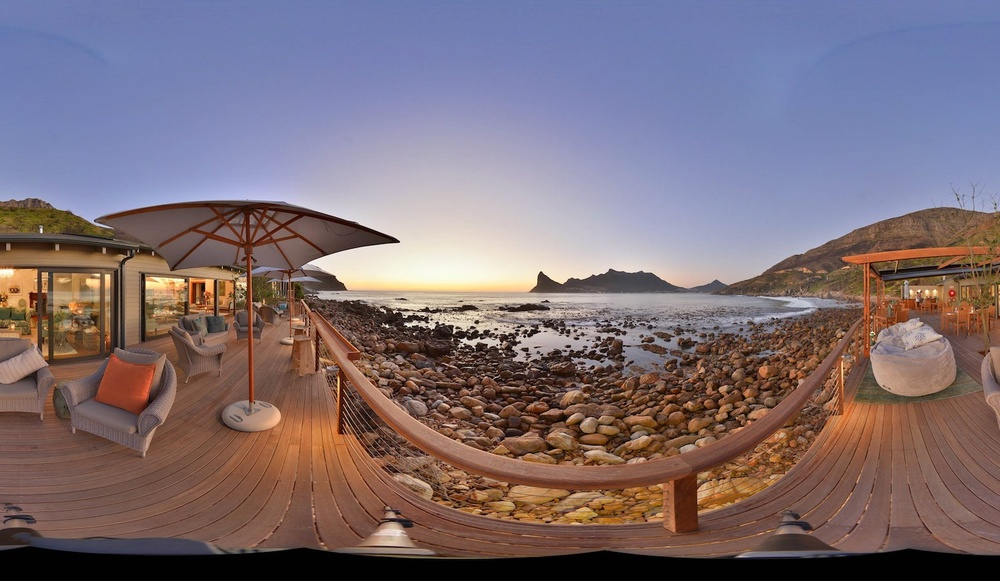
#> input picture lab10/Assets/Pictures/1.jpg, 1000 x 581 px, shrunk from 1548 x 900 before the run, given in place of the camera
$ python index.py   (older library calls are emulated)
#> lines starting #> are read from the running program, lines starting #| are printed output that depends on the picture; after the words box and inside, x2 and y2 are one past the last pixel; in counts of white or black regions, pixels touching at a corner belong together
import numpy as np
import cv2

# !!!! Enter key "q" to close any window

#Task (1)
cap = cv2.VideoCapture(0)
while(True):
    # Capture frame-by-frame
    ret, frame = cap.read()
#> frame is the input picture: shape (581, 1000, 3); mean B, G, R 117.6, 110.1, 124.9
    # Our operations on the frame come here
    gray = cv2.cvtColor(frame, cv2.COLOR_BGR2GRAY)
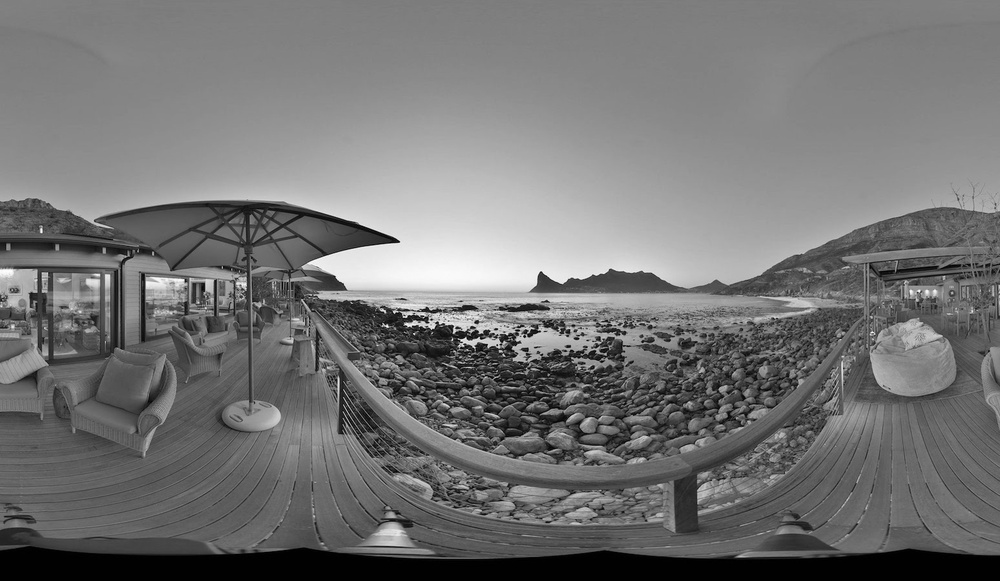
#> gray: shape (581, 1000); min 0, max 253, mean 115.4
    # Display the resulting frame
    cv2.imshow('Original',gray)
    if cv2.waitKey(1) & 0xFF == ord('q'):
#> (key q is pressed here)
        break

#Task (2.1)
while(True):
    # Capture frame-by-frame
    ret, frame = cap.read()
    # Our operations on the frame come here
    gray = cv2.cvtColor(frame, cv2.COLOR_BGR2GRAY)
    sobel_horizontal = cv2.Sobel(gray, cv2.CV_16S, 1, 0)
    sobel_vertical = cv2.Sobel(gray, cv2.CV_16S, 0, 1)
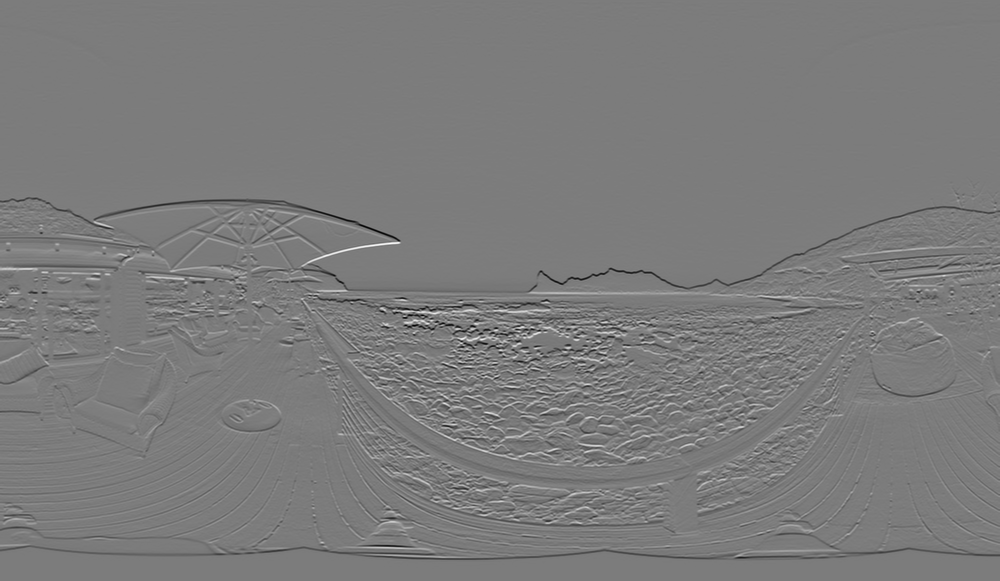
#> sobel_vertical: shape (581, 1000) int16; min -891, max 939, mean -1.7; drawn with min black and max white
    mat_hor = cv2.convertScaleAbs(sobel_horizontal)
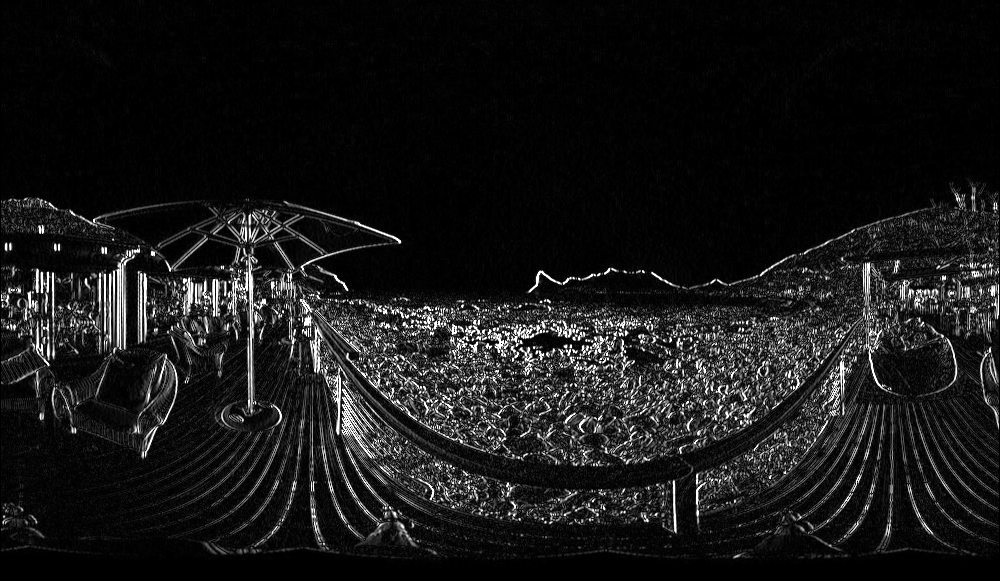
#> mat_hor: shape (581, 1000); min 0, max 255, mean 23.9
    mat_vert = cv2.convertScaleAbs(sobel_vertical)
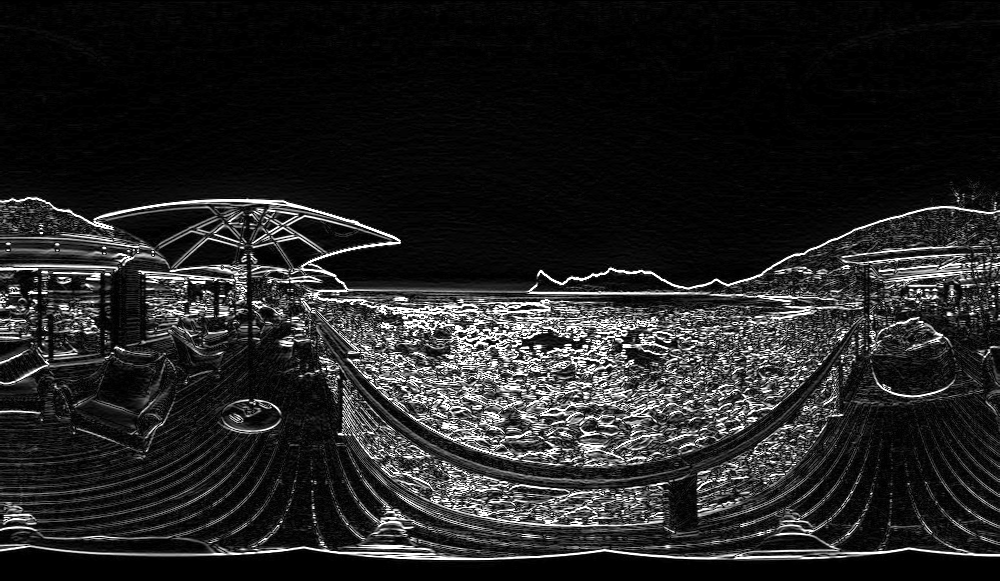
#> mat_vert: shape (581, 1000); min 0, max 255, mean 35.4
    sobel = cv2.addWeighted(mat_hor,0.5,mat_vert,0.5,0)
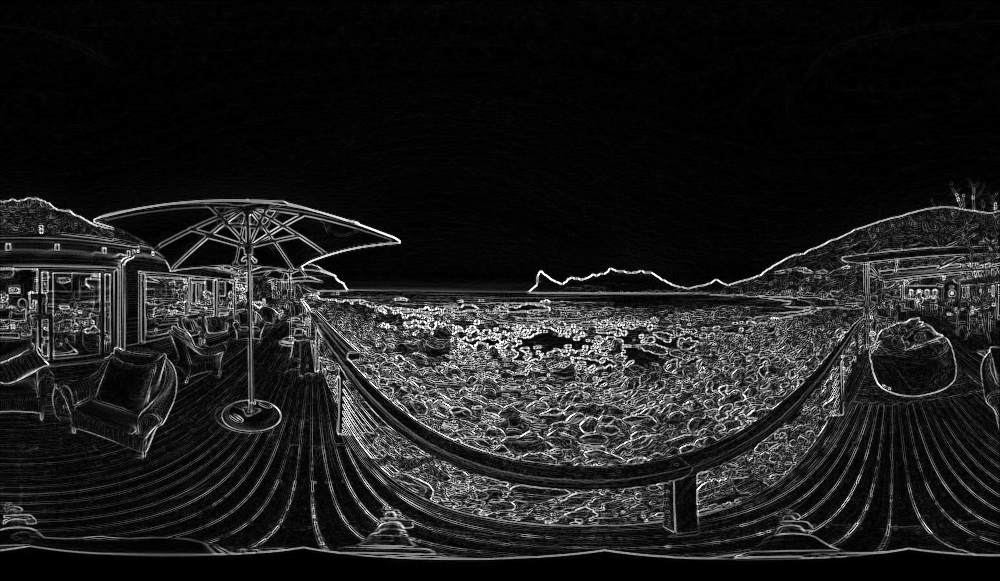
#> sobel: shape (581, 1000); min 0, max 255, mean 29.6
    cv2.imshow('Sobel_X',mat_hor)
    cv2.imshow('Sobel_Y',mat_vert)
    cv2.imshow('Sobel Result', sobel)
    if cv2.waitKey(1) & 0xFF == ord('q'):
#> (key q is pressed here)
        break

#Task (2.2)
while(True):
    # Capture frame-by-frame
    ret, frame = cap.read()
    # Our operations on the frame come here
    gray = cv2.cvtColor(frame, cv2.COLOR_BGR2GRAY)
    laplacian = cv2.Laplacian(gray, cv2.CV_64F)
    mat = cv2.convertScaleAbs(laplacian)
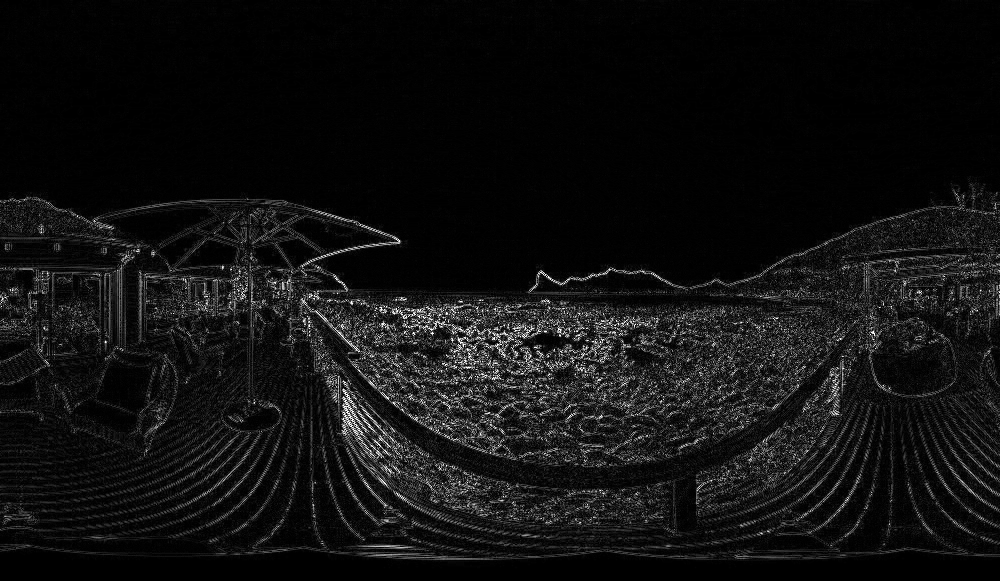
#> mat: shape (581, 1000); min 0, max 255, mean 17
    cv2.imshow('Laplacian', mat)
    if cv2.waitKey(1) & 0xFF == ord('q'):
#> (key q is pressed here)
        break

#Task (2.3)
while(True):
    # Capture frame-by-frame
    ret, frame = cap.read()
    # Our operations on the frame come here
    gray = cv2.cvtColor(frame, cv2.COLOR_BGR2GRAY)
    canny = cv2.Canny(gray, 100,200)
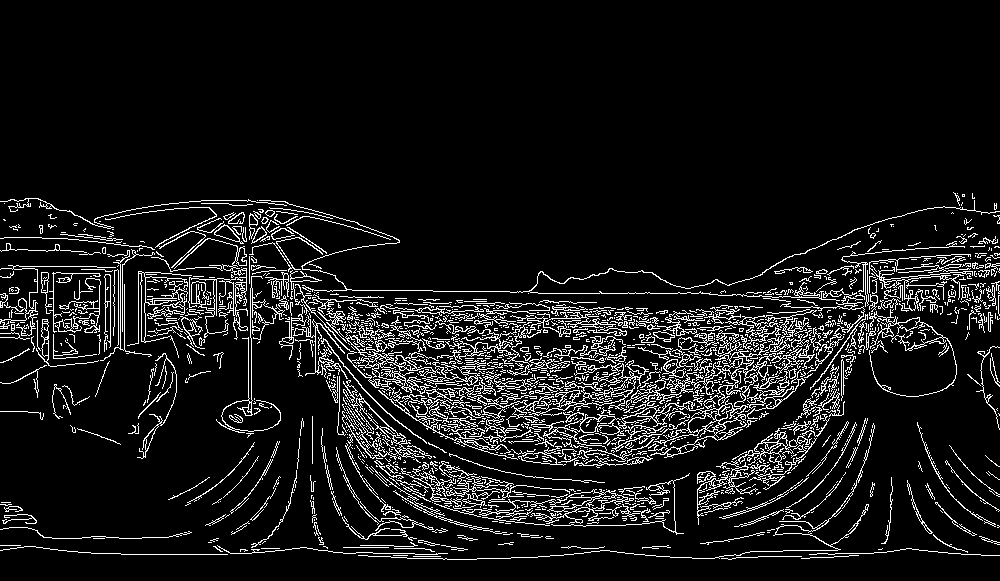
#> canny: shape (581, 1000); 9% white in thin lines or dots, all inside (x1, y1, x2, y2) = (0, 192, 1000, 560)
    cv2.imshow('Canny', canny)
    if cv2.waitKey(1) & 0xFF == ord('q'):
#> (key q is pressed here)
        break

#Task (3)
#Telling about results.

cap.release()
cv2.destroyAllWindows()

$ run again, on lab10/Assets/Pictures/314216_7.jpg
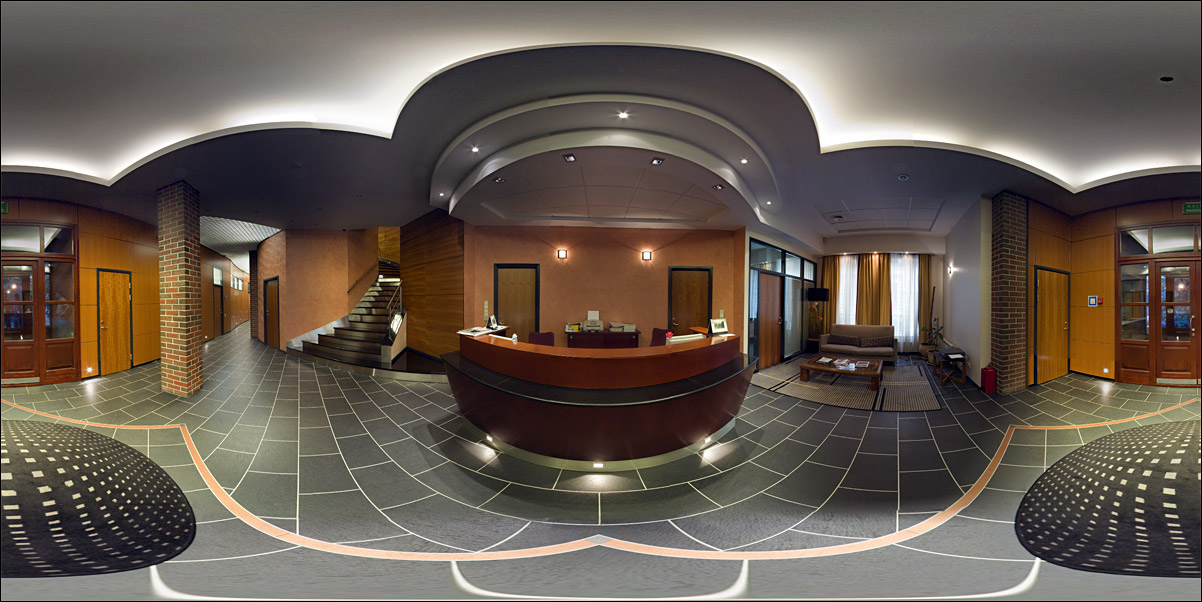
#> input picture lab10/Assets/Pictures/314216_7.jpg, 1202 x 602 px, given in place of the camera
#> frame is the input picture: shape (602, 1202, 3); mean B, G, R 81.4, 91, 102.2
#> `sobel_vertical = cv2.Sobel(gray, cv2.CV_16S, 0, 1)`:
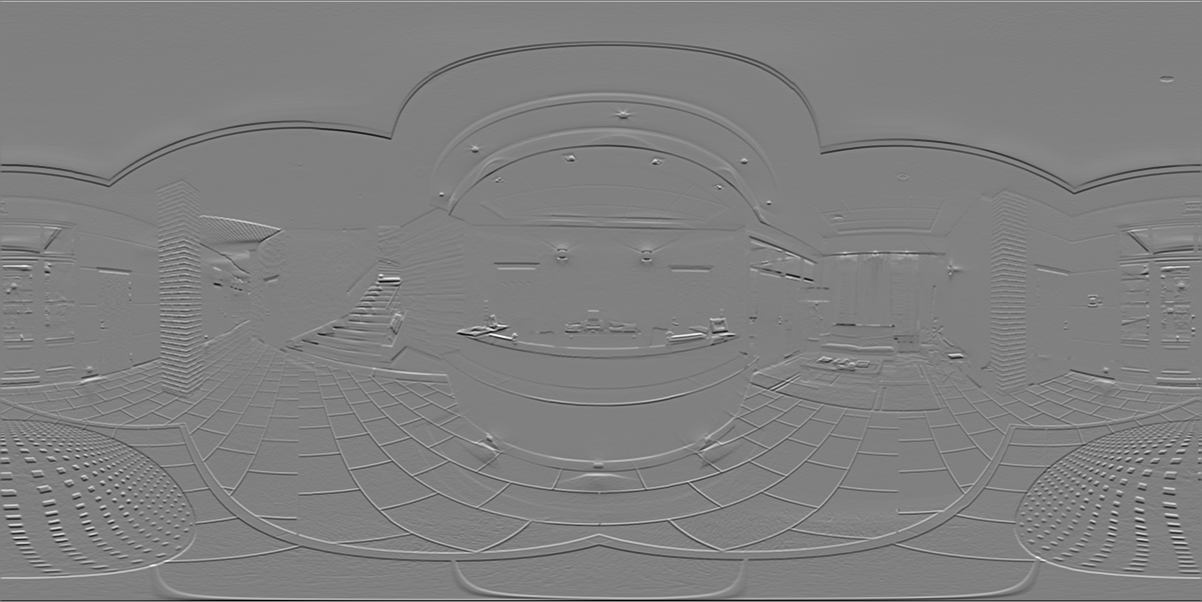
#> sobel_vertical: shape (602, 1202) int16; min -1020, max 1006, mean 0.4; drawn with min black and max white
#> `canny = cv2.Canny(gray, 100,200)`:
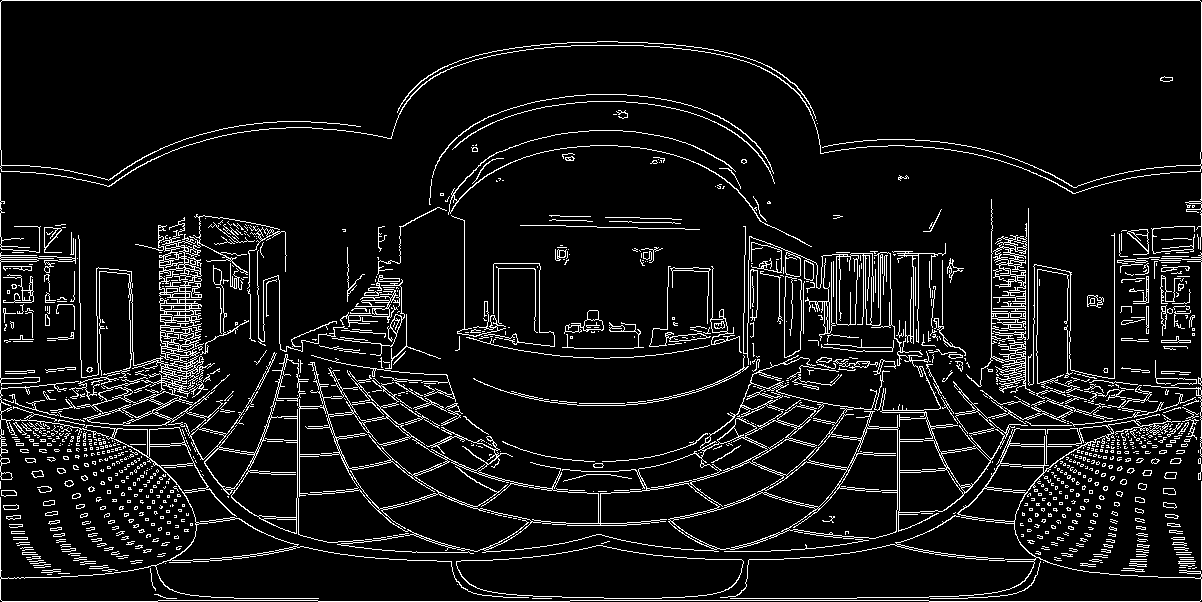
#> canny: shape (602, 1202); 8% white in thin lines or dots

$ run again, on lab10/Assets/Pictures/36-e1602104858971.jpg
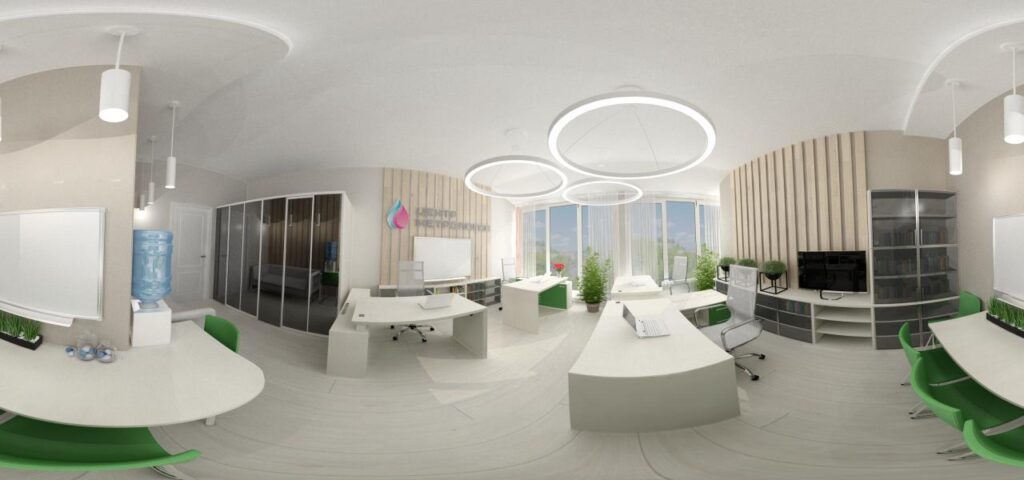
#> input picture lab10/Assets/Pictures/36-e1602104858971.jpg, 1024 x 480 px, given in place of the camera
#> frame is the input picture: shape (480, 1024, 3); mean B, G, R 157.2, 167.6, 169.1
#> `laplacian = cv2.Laplacian(gray, cv2.CV_64F)`:
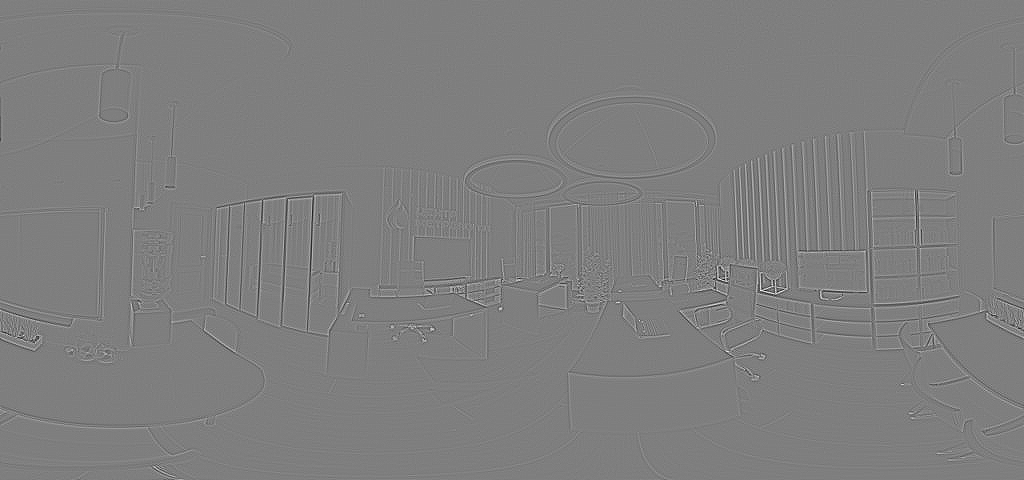
#> laplacian: shape (480, 1024) float64; min -215, max 217, mean 0; drawn with min black and max white
#> `canny = cv2.Canny(gray, 100,200)`:
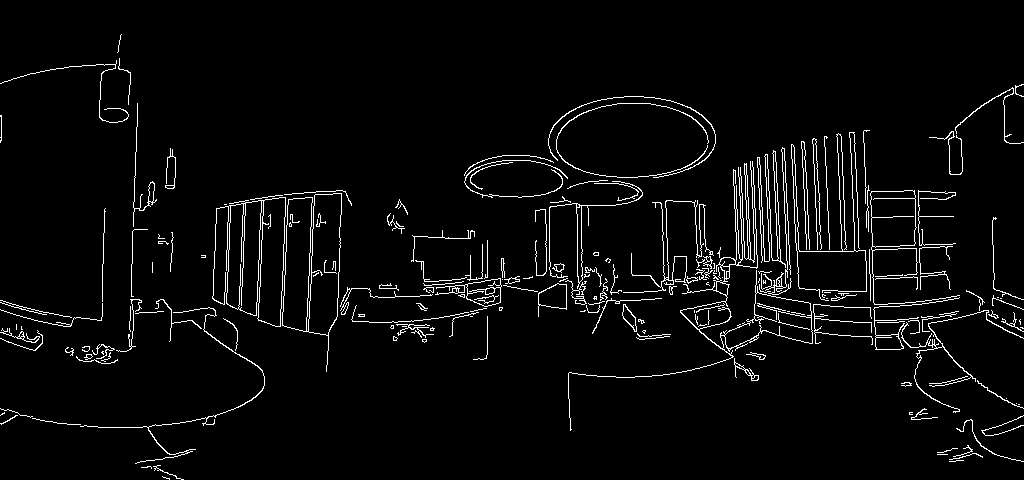
#> canny: shape (480, 1024); 3.8% white in thin lines or dots

$ run again, on lab10/Assets/Pictures/360-Video-Camera-Report-2019.jpg
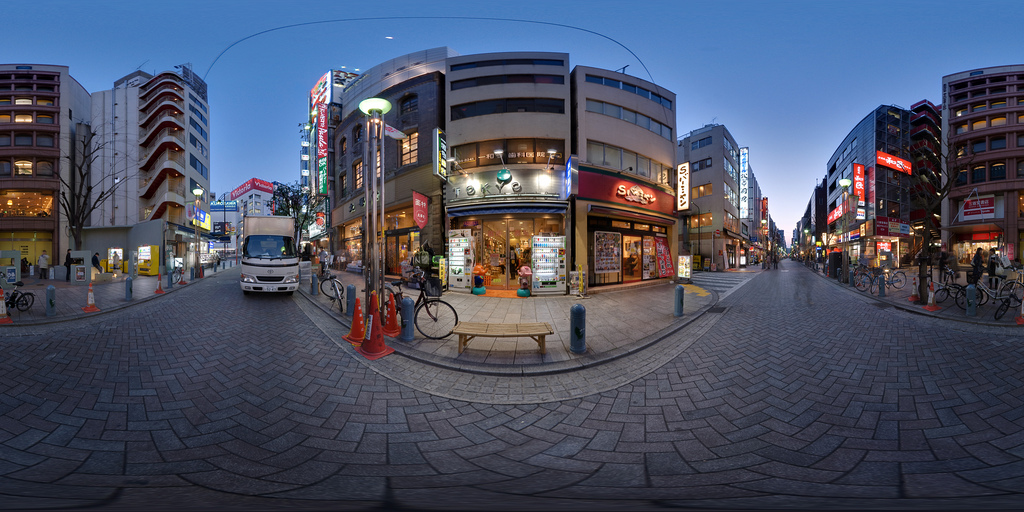
#> input picture lab10/Assets/Pictures/360-Video-Camera-Report-2019.jpg, 1024 x 512 px, given in place of the camera
#> frame is the input picture: shape (512, 1024, 3); mean B, G, R 99.9, 80.7, 74.6
#> `canny = cv2.Canny(gray, 100,200)`:
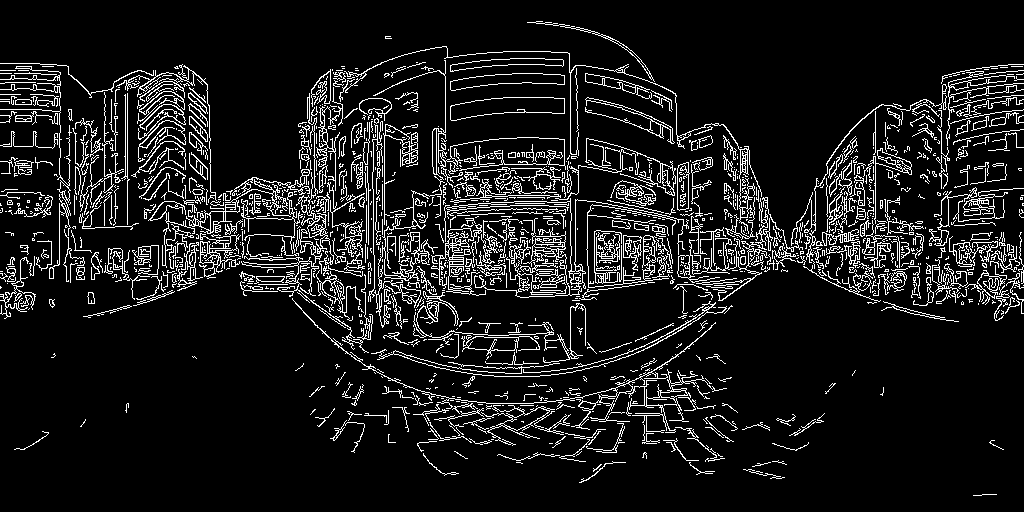
#> canny: shape (512, 1024); 10.1% white in thin lines or dots
